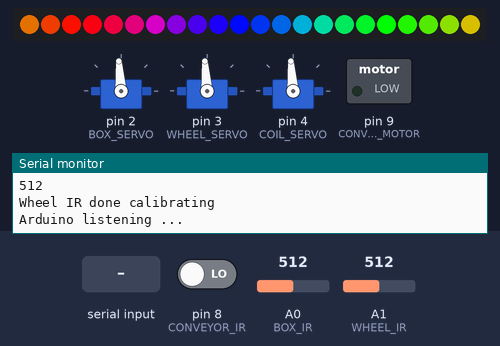
The sketch below on a simulated Arduino Uno, built with avr-gcc and run on an emulated ATmega328P. Parts: 3 × servo, 22 RGB LEDs in strip order, left to right, switched loads named in the sketch (green lamp = pin HIGH), the last lines printed to the serial monitor. Inputs (shaded band) come from the test bench; at power-on: pin 8 (CONVEYOR_IR) LOW, A0 (BOX_IR) = 512, A1 (WHEEL_IR) = 512.

Above: at 5.2 s.
5.3 s: "4" received over Serial
At 5.7 s:
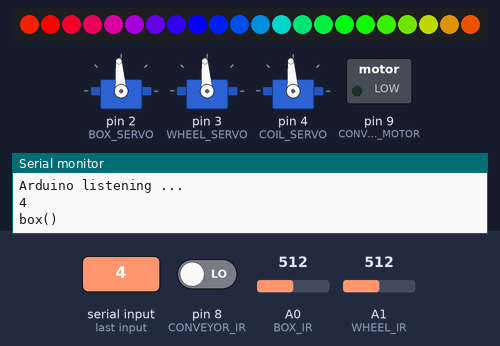
At 7.0 s:
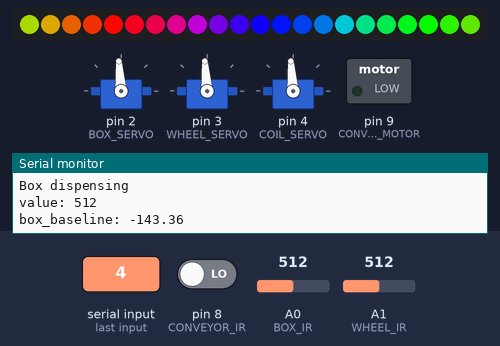
8.3 s: "3" received over Serial
At 9.0 s:
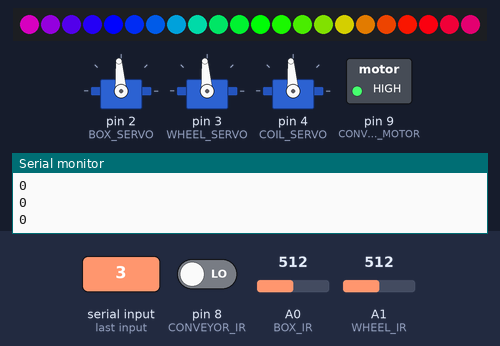
Timing chart, 0 to 11.3 s (numbered marks = the images above; inputs shaded):
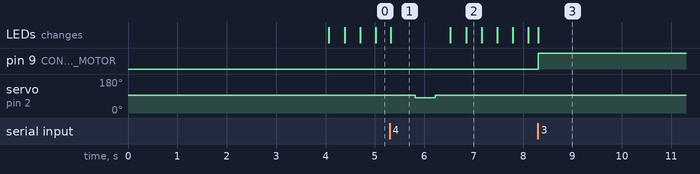

The sketch:

test_vend.ino
```cpp
#include <Servo.h>
#include <Adafruit_NeoPixel.h>


Servo box_servo;
Servo wheel_servo;
Servo coil_servo;

const int BOX_SERVO = 2;
const char BOX_IR = A0;

const int WHEEL_SERVO = 3;
const char WHEEL_IR = A1;

const int COIL_SERVO = 4;

const int CONVEYOR_MOTOR = 9;
const int CONVEYOR_IR = 8;

const int LIGHTS = 7;
const int NUM_LIGHTS = 22;
const int BRIGHTNESS = 50;
Adafruit_NeoPixel light_strip = Adafruit_NeoPixel(NUM_LIGHTS, LIGHTS, NEO_GRB + NEO_KHZ800);

double box_baseline;
double wheel_baseline;

void setup() {
  Serial.begin(9600);
  box_servo.attach(BOX_SERVO);
  wheel_servo.attach(WHEEL_SERVO);
  coil_servo.attach(COIL_SERVO);

  // sets to zero speed
  box_servo.write(94);
  wheel_servo.write(94);
  coil_servo.write(94);

  pinMode(BOX_IR, INPUT);
  pinMode(WHEEL_IR, INPUT);

  pinMode(CONVEYOR_MOTOR, OUTPUT);
  pinMode(CONVEYOR_IR, INPUT);
  light_strip.begin();
  box_setup();
  wheel_setup();
//  conveyor_setup();
  Serial.println("Arduino listening ..."); // send to python
}

void box_setup() {
  Serial.println("Box setup starting");
  int sum = 0;
  for (int i  = 0; i < 100; i++) {
    int val = analogRead(BOX_IR); //box ir sensor
    Serial.println(val);
    sum = sum + val;
    delay(20);
  }
  box_baseline = sum / 100.0;
  Serial.println("Box IR done calibrating");
}

void wheel_setup() {
  Serial.println("Wheel setup starting");
  int sum = 0;
  for (int i  = 0; i < 100; i++) {
    int val = analogRead(WHEEL_IR);
    Serial.println(val);
    sum = sum + val;
    delay(20);
  }
  wheel_baseline = sum / 100.0;
  Serial.println("Wheel IR done calibrating");
}

void conveyor_setup() {
  /*conveyor setup 'assumes' you're at the end and need to go all the way back around
   * and thus just calls conveyor.
   * if not, call conveyor setup until you're all the way back around.
   * */
  conveyor();
}


void loop() {
  //wheel();
  //box();
  //coil();
  //delay(2000);
  if (Serial.available() > 0) {
    char data = Serial.read();
    Serial.println(data);
    if (data == '1') {
      Serial.println("box_setup()");
      box_setup();
    } else if (data == '2') {
      Serial.println("wheel_setup()");
      wheel_setup();
    } else if (data == '3') {
      Serial.println("conveyor_setup()");
      conveyor_setup();
    } else if (data == '4') {
      Serial.println("box()");
      delay(500);
      box();
    } else if (data == '5') {
      delay(500);
      Serial.println("wheel()");
      wheel();
    } else if (data == '6') {
      delay(500);
      Serial.println("coil()");
      coil();
    } else if (data == '7') {
      delay(500);
      Serial.println("conveyor()");
      conveyor();
    }
  }
  delay(10);
  lights();
}

void wheel() {
   Serial.println("Wheel dispensing");
  wheel_servo.write(98);
  delay(800);

  int revolutions = 0;
  while(true) {
    int val = analogRead(WHEEL_IR);
    Serial.println(val);
    if (val > wheel_baseline + 200) {
      revolutions = revolutions + 1;
      if (revolutions == 2) {
        wheel_servo.write(94);
        break;
      } else {
        delay(700);
      }
    }
  }
}

void box() {
   Serial.println("Box dispensing");
  box_servo.write(80);
  delay(400);

  while(true) {
    int val = analogRead(BOX_IR); //box ir sensor
    Serial.print("value: ");
    Serial.println(val);
    Serial.print("box_baseline: ");
    Serial.println(box_baseline);
    if (val > box_baseline + 300) {
      box_servo.write(94);
      break;
    }
    delay(10);
  }

}

void coil() {
  coil_servo.write(110);
  delay(2000);
  coil_servo.write(94);
}

void conveyor() {
   Serial.println("Conveyor dispensing");
  digitalWrite(CONVEYOR_MOTOR, HIGH);
  while(true) {
    int val = digitalRead(CONVEYOR_IR);
    Serial.println(val);
    if (val) {
      break;
    }
    delay(10);
  }
  while(true) {
    int val = digitalRead(CONVEYOR_IR);
    Serial.println(val);
    if (!val) {
      break;
    }
    delay(10);
  }

 digitalWrite(CONVEYOR_MOTOR, LOW);
}

void lights() {
//  for (int i = 0; i < NUM_LIGHTS; i++) {
//    colorWipe(244,66,215, 50);
//    colorWipe(0x00,0x00,0x00, 50);
//  }

  rainbowCycle(15);


}
void rainbowCycle(int SpeedDelay) {
  byte *c;
  uint16_t i, j;

  for(j=0; j<256*5; j++) { // 5 cycles of all colors on wheel
    for(i=0; i< NUM_LIGHTS; i++) {
      c=Wheel(((i * 256 / NUM_LIGHTS) + j) & 255);
      light_strip.setPixelColor(i, *c, *(c+1), *(c+2));
    }
    light_strip.show();
    if (Serial.available() > 0) {
      break;
    }
    delay(SpeedDelay);
  }
}

void colorWipe(byte red, byte green, byte blue, int SpeedDelay) {
  for(uint16_t i=0; i<NUM_LIGHTS; i++) {
      light_strip.setPixelColor(i, red, green, blue);
      light_strip.show();
      delay(SpeedDelay);
  }
}

byte * Wheel(byte WheelPos) {
  static byte c[3];

  if(WheelPos < 85) {
   c[0]=WheelPos * 3;
   c[1]=255 - WheelPos * 3;
   c[2]=0;
  } else if(WheelPos < 170) {
   WheelPos -= 85;
   c[0]=255 - WheelPos * 3;
   c[1]=0;
   c[2]=WheelPos * 3;
  } else {
   WheelPos -= 170;
   c[0]=0;
   c[1]=WheelPos * 3;
   c[2]=255 - WheelPos * 3;
  }

  return c;
}
```

Measured:
- after the input at 5.3 s, servo on pin 2 (BOX_SERVO): 94° → 80° after 0.52 s, → 94° 0.40 s later
- after the input at 8.3 s, pin 9 (CONVEYOR_MOTOR): LOW → HIGH at once
- what the display in image 1 shows lasts 1.2 s, from 5.3 s to 6.5 s
